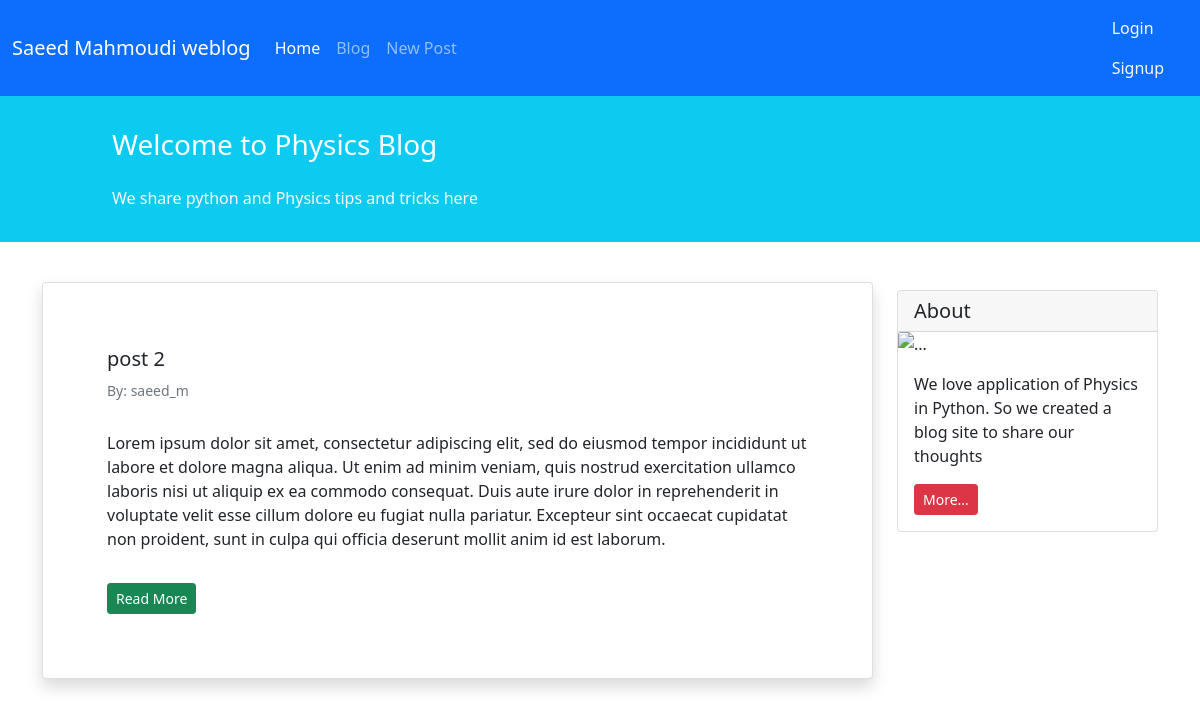
Screenshot of /blog/ with the database file from the repository.
### blog/models.py (models this page shows, shortened)
class Post(models.Model):
    STATUS_CHOICES = (
        ('pub', 'Published'),
        ('drf', 'Draft'),
    )
    title = models.CharField(max_length=100)
    text = models.TextField()
    author = models.ForeignKey('auth.User', on_delete=models.CASCADE)
    datetime_created = models.DateTimeField(auto_now_add=True)
    datetime_modified = models.DateTimeField(auto_now=True)
    status = models.CharField(choices=STATUS_CHOICES, max_length=3)

### blog/views.py (the view)
# urls.py: path('blog/', views.PostListView.as_view(), name='post_list'),
class PostListView(generic.ListView):
    template_name = 'blog/post_lists.html'
    context_object_name = 'all_post'
    def get_queryset(self):
        return Post.objects.filter(status='pub').order_by('-datetime_modified')

### blog/templates/blog/post_lists.html (shortened to what this page needs)
{% extends '_base.html' %}
{% block content %}
    <body>
    <div class="container mt-4">
        <div class="row">
            <div class="col-9">
                {% for post in all_post %}
                    <div class="card shadow my-3 p-5">
                        <div class="card-body">
                            <h5 class="card-title">{{ post.title }}</h5>
                            <h6 class="card-subtitle mb-2 text-muted small py-2">By: {{ post.author }}</h6>
                            <p class="card-text py-3">
                                {{ post.text }}
                            </p>
                            <a href="{% url 'post_detail' post.id %}" class="btn btn-sm btn-success">Read More</a>
                        </div>
                    </div>
                {% endfor %}
            </div>
            <div class="col-3">
                <div class="card my-4">
                    <h5 class="card-header">About</h5>
                <img src="https://scitechdaily.com/images/Plasma-Particle-Physics-Art-Concept.jpg"
                     class="card-img-top" alt="...">
                <div class="card-body">
                    <p class="card-text">We love application of Physics in Python. So we created a blog site to share our
                        thoughts</p>
                        <a href="{% url 'about_us' %}"
                           class="btn btn-sm btn-danger">
                            More...
                        </a>
                    </div>
                </div>
            </div>
        </div>
    </div>
    </body>
{% endblock %}

### rows the page displays
Post: title "post 2", author "saeed_m", text "Lorem ipsum dolor sit amet, consectetur adipiscing elit, sed do eiusmod tempor incididunt ut labore et dolore magna aliqua. Ut enim ad minim veniam, quis nostrud exercitation ullamco laboris nisi ut aliquip ex ea commodo consequat. Duis aute irure dolor in reprehenderit in voluptate velit esse cillum dolore eu fugiat nulla pariatur. Excepteur sint occaecat cupidatat non proident, sunt in culpa qui officia deserunt mollit anim id est laborum."
